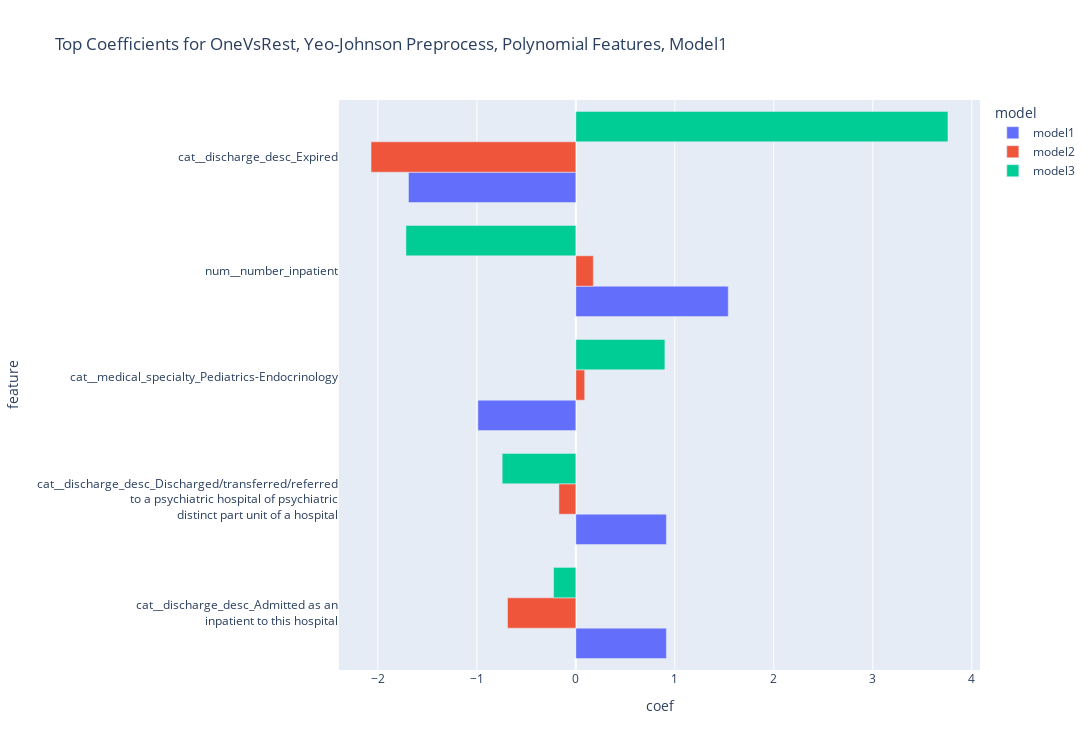

Notebook source saved alongside this figure:
### Markdown cell above
### Gridsearch, OneVsRest, yeo-johnson, polynomial features

### Code cell
m1_poly_top10_df = create_topn_long_coef_df_from_gs(gs=g_poly, topn=5,
                                                    sort_model="model1")

title = f"Top Coefficients for OneVsRest, Yeo-Johnson Preprocess, Polynomial Features, Model1"

fig = px.bar(data_frame=m1_poly_top10_df, 
             y="feature", 
             x="coef", 
             color="model",
             orientation="h", 
             category_orders={"model":["model1", "model2", "model3"]},
             title=title, 
             barmode="group", 
             height=750, 
             width=1250)
fig.show()

### Figure 1 — Plotly figure (JSON) as saved in the notebook; plotly's stock layout.template omitted (floating-point values rounded to 4 significant figures)
{"data": [{"alignmentgroup": "True", "hovertemplate": "model=model1<br>coef=%{x}<br>feature=%{y}<extra></extra>", "legendgroup": "model1", "marker": {"color": "#636efa", "pattern": {"shape": ""}}, "name": "model1", "offsetgroup": "model1", "orientation": "h", "showlegend": true, "textposition": "auto", "type": "bar", "x": [0.9149, 0.915, -0.9894, 1.54, -1.691], "xaxis": "x", "y": ["cat__discharge_desc_Admitted as an<br> inpatient to this hospital", "cat__discharge_desc_Discharged/transferred/referred<br> to a psychiatric hospital of psychiatric<br> distinct part unit of a hospital", "cat__medical_specialty_Pediatrics-Endocrinology<br>", "num__number_inpatient", "cat__discharge_desc_Expired"], "yaxis": "y"}, {"alignmentgroup": "True", "hovertemplate": "model=model2<br>coef=%{x}<br>feature=%{y}<extra></extra>", "legendgroup": "model2", "marker": {"color": "#EF553B", "pattern": {"shape": ""}}, "name": "model2", "offsetgroup": "model2", "orientation": "h", "showlegend": true, "textposition": "auto", "type": "bar", "x": [0.08945, -0.1708, 0.1767, -0.6903, -2.069], "xaxis": "x", "y": ["cat__medical_specialty_Pediatrics-Endocrinology<br>", "cat__discharge_desc_Discharged/transferred/referred<br> to a psychiatric hospital of psychiatric<br> distinct part unit of a hospital", "num__number_inpatient", "cat__discharge_desc_Admitted as an<br> inpatient to this hospital", "cat__discharge_desc_Expired"], "yaxis": "y"}, {"alignmentgroup": "True", "hovertemplate": "model=model3<br>coef=%{x}<br>feature=%{y}<extra></extra>", "legendgroup": "model3", "marker": {"color": "#00cc96", "pattern": {"shape": ""}}, "name": "model3", "offsetgroup": "model3", "orientation": "h", "showlegend": true, "textposition": "auto", "type": "bar", "x": [-0.2246, -0.7442, 0.8999, -1.717, 3.76], "xaxis": "x", "y": ["cat__discharge_desc_Admitted as an<br> inpatient to this hospital", "cat__discharge_desc_Discharged/transferred/referred<br> to a psychiatric hospital of psychiatric<br> distinct part unit of a hospital", "cat__medical_specialty_Pediatrics-Endocrinology<br>", "num__number_inpatient", "cat__discharge_desc_Expired"], "yaxis": "y"}], "layout": {"barmode": "group", "height": 750, "legend": {"title": {"text": "model"}, "tracegroupgap": 0}, "title": {"text": "Top Coefficients for OneVsRest, Yeo-Johnson Preprocess, Polynomial Features, Model1"}, "width": 1250, "xaxis": {"anchor": "y", "autorange": true, "domain": [0, 1], "range": [-2.393, 4.084], "title": {"text": "coef"}, "type": "linear"}, "yaxis": {"anchor": "x", "autorange": true, "domain": [0, 1], "range": [-0.5, 4.5], "title": {"text": "feature"}, "type": "category"}}}
